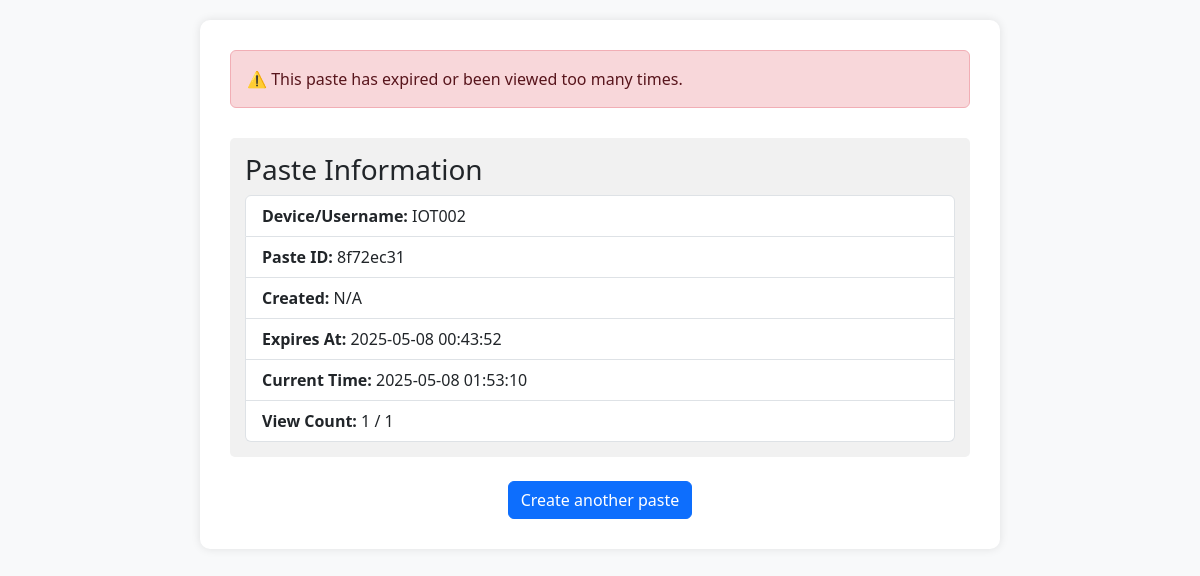
The page /paste/8f72ec31 on the database its author committed.
### models.py (models this page shows)
class Paste(db.Model):
    id = db.Column(db.String(8), primary_key=True)
    content = db.Column(db.Text, nullable=False)
    device_name = db.Column(db.String(100), nullable=False)
    created_at = db.Column(db.DateTime, default=datetime.utcnow)
    expires_at = db.Column(db.DateTime, nullable=True)
    view_count = db.Column(db.Integer, default=0)
    max_views = db.Column(db.Integer, nullable=True)

### app.py (the view)
@app.route('/paste/<paste_id>')
def view_paste(paste_id):
    paste = Paste.query.get_or_404(paste_id)
    now = datetime.utcnow()
    expired = False
    if paste.expires_at and paste.expires_at < now:
        expired = True
    if paste.max_views and paste.view_count >= paste.max_views:
        expired = True
    if not expired:
        paste.view_count += 1
        db.session.commit()
    return render_template('paste.html',
                         paste_id=paste_id,
                         content=paste.content,
                         device_name=paste.device_name,
                         expires_at=paste.expires_at,
                         now=now,
                         view_count=paste.view_count,
                         max_views=paste.max_views,
                         expired=expired)

### templates/paste.html (shortened to what this page needs)
<!DOCTYPE html>
<html>
<head>
    <link href="https://cdn.jsdelivr.net/npm/bootstrap@5.3.0/dist/css/bootstrap.min.css" rel="stylesheet">
</head>
<body>
    <div class="container">
        {% if expired %}
            <div class="alert alert-danger" role="alert">
                ⚠️ This paste has expired or been viewed too many times.
            </div>
        {% else %}
            <h2 class="mb-3">Paste Content</h2>
            <pre>{{ content }}</pre>
        {% endif %}
        <div class="debug-info">
            <h3>Paste Information</h3>
            <ul class="list-group">
                <li class="list-group-item"><strong>Device/Username:</strong> {{ device_name }}</li>
                <li class="list-group-item"><strong>Paste ID:</strong> {{ paste_id }}</li>
                <li class="list-group-item"><strong>Created:</strong> {{ created_at.strftime('%Y-%m-%d %H:%M:%S') if created_at else 'N/A' }}</li>
                <li class="list-group-item"><strong>Expires At:</strong> {{ expires_at.strftime('%Y-%m-%d %H:%M:%S') if expires_at else 'Never' }}</li>
                <li class="list-group-item"><strong>Current Time:</strong> {{ now.strftime('%Y-%m-%d %H:%M:%S') }}</li>
                <li class="list-group-item"><strong>View Count:</strong> {{ view_count }} / {{ max_views if max_views else '∞' }}</li>
            </ul>
        </div>
        <div class="text-center mt-4">
            <a href="{{ url_for('index') }}" class="btn btn-primary">Create another paste</a>
        </div>
    </div>
</body>
</html>

### templates/paste.html (style rules this page uses)
body { background-color: #f8f9fa; padding: 20px; }
.container { max-width: 800px; margin: 0 auto; background: white; padding: 30px; border-radius: 10px; box-shadow: 0 0 10px rgba(0,0,0,0.1); }
.debug-info { margin-top: 30px; padding: 15px; background-color: #f1f1f1; border-radius: 5px; }

### rows shown on the page
Paste: device_name "IOT002", id "8f72ec31", expires_at "2025-05-08 00:43:52"

### other values the page prints
{{ created_at.strftime('%Y-%m-%d %H:%M:%S') if created_at else 'N/A' }} "N/A"
{{ now.strftime('%Y-%m-%d %H:%M:%S') }} "2025-05-08 01:53:10"
{{ view_count }} "1"
{{ max_views if max_views else '∞' }} "1"
